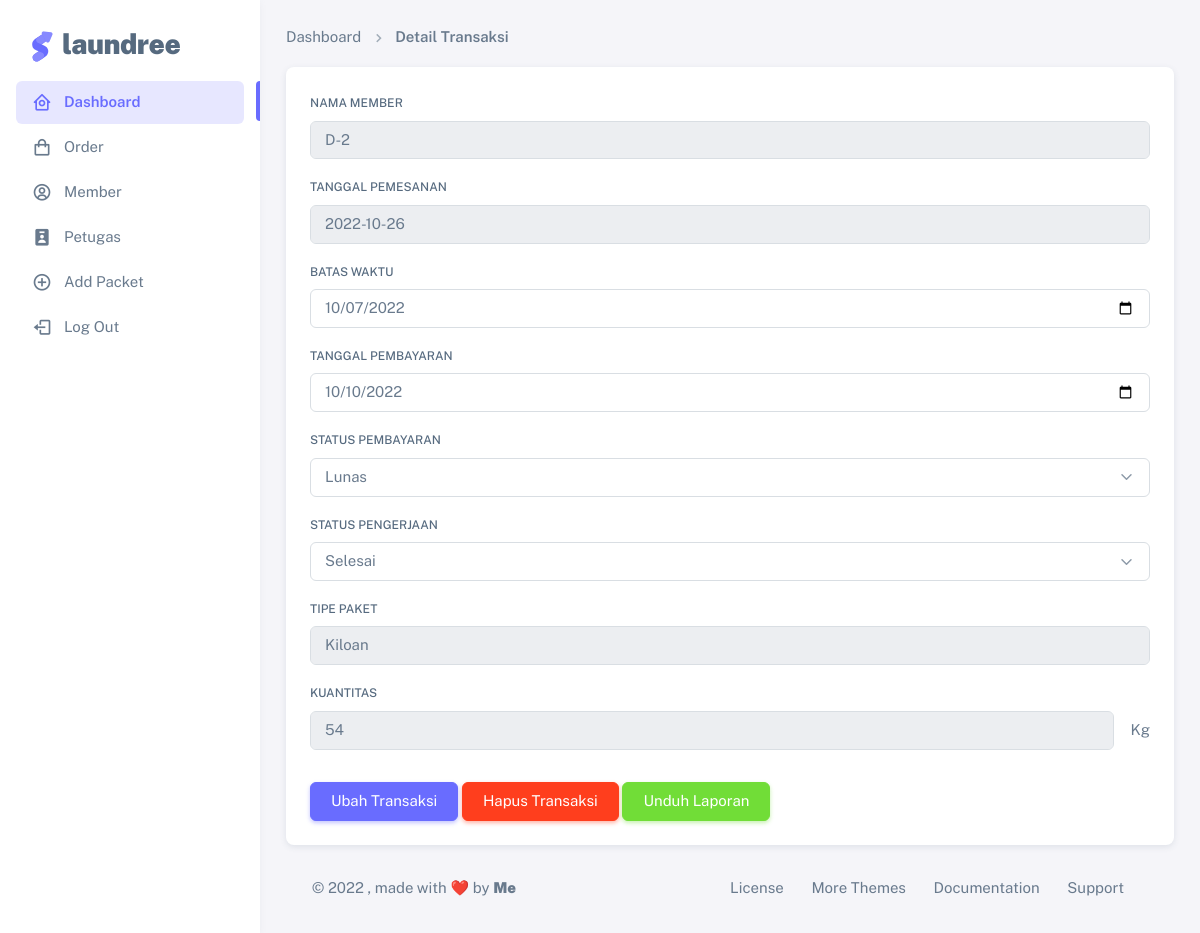
Page /detail-transaksi-kasir.php?id=8 on the committed database.
### tables this page shows
CREATE TABLE `member` (
  `id` int(11) NOT NULL,
  `nama_member` varchar(100) NOT NULL,
  `gender` enum('Laki-Laki','Perempuan') NOT NULL,
  `username` varchar(100) NOT NULL,
  `password` varchar(50) NOT NULL
);

CREATE TABLE `transaksi` (
  `id` int(11) NOT NULL,
  `id_member` int(11) NOT NULL,
  `tanggal` date NOT NULL,
  `batas_waktu` date NOT NULL,
  `tanggal_pembayaran` date NOT NULL,
  `status` enum('baru','proses','selesai','diambil') NOT NULL,
  `status_pembayaran` enum('lunas','belum_lunas') NOT NULL,
  `id_petugas` int(11) NOT NULL
);

CREATE TABLE `detail_transaksi` (
  `id` int(11) NOT NULL,
  `id_transaksi` int(11) NOT NULL,
  `id_paket` int(11) NOT NULL,
  `qty` int(11) NOT NULL
);

CREATE TABLE `paket` (
  `id` int(11) NOT NULL,
  `nama_paket` enum('Kiloan','Dry Cleaning','Sepatu','Tas') NOT NULL,
  `harga` int(20) NOT NULL
);

### html/detail-transaksi-kasir.php (the view, shortened to what this page needs)
<!DOCTYPE html>
<html
  lang="en"
  class="light-style layout-menu-fixed"
  dir="ltr"
  data-theme="theme-default"
  data-assets-path="../assets/"
  data-template="vertical-menu-template-free"
>
  <head>
    <link rel="stylesheet" href="../assets/vendor/fonts/boxicons.css" />
    <link rel="stylesheet" href="../assets/vendor/css/core.css" class="template-customizer-core-css" />
    <link rel="stylesheet" href="../assets/vendor/css/theme-default.css" class="template-customizer-theme-css" />
    <link rel="stylesheet" href="../assets/css/demo.css" />
    <link rel="stylesheet" href="../assets/vendor/libs/perfect-scrollbar/perfect-scrollbar.css" />
    <link rel="stylesheet" href="../assets/vendor/libs/apex-charts/apex-charts.css" />
  </head>
  <body>
    <div class="layout-wrapper layout-content-navbar">
      <div class="layout-container">
        <aside id="layout-menu" class="layout-menu menu-vertical menu bg-menu-theme">
          <div class="app-brand demo">
            <a href="index.php" class="app-brand-link">
              <span class="app-brand-logo demo">
              </span>
              <span class="app-brand-text demo menu-text fw-bolder ms-2">Laundree</span>
            </a>
          </div>
          <ul class="menu-inner py-1">
            <li class="menu-item active">
              <a href="index.php" class="menu-link">
                <i class="menu-icon tf-icons bx bx-home-circle"></i>
                <div data-i18n="Analytics">Dashboard</div>
              </a>
            </li>
            <li class="menu-item">
              <a href="order.php" class="menu-link">
                <i class="menu-icon tf-icons bx bx-shopping-bag"></i>
                <div data-i18n="Layouts">Order</div>
              </a>
            </li>
            <li class="menu-item">
              <a href="list-member.php" class="menu-link">
                <i class="menu-icon tf-icons bx bx-user-circle"></i>
                <div data-i18n="Analytics">Member</div>
              </a>
            </li>
            <li class="menu-item">
              <a href="list-petugas.php" class="menu-link">
                <i class="menu-icon tf-icons bx bxs-user-badge"></i>
                <div data-i18n="Authentications">Petugas</div>
              </a>
            </li>
            <li class="menu-item">
              <a href="tambah-paket.php" class="menu-link">
                <i class="menu-icon tf-icons bx bx-plus-circle"></i>
                <div data-i18n="Authentications">Add Packet</div>
              </a>
            </li>
            <li class="menu-item">
              <a href="../php/logout.php" class="menu-link">
                <i class="menu-icon tf-icons bx bx-log-out"></i>
                <div data-i18n="Authentications">Log Out</div>
              </a>
            </li>
          </ul>
        </aside>
        <div class="layout-page">
          <div class="content-wrapper">
            <div class="container-xxl flex-grow-1 container-p-y">
            <nav aria-label="breadcrumb">
                    <ol class="breadcrumb breadcrumb-style1">
                      <li class="breadcrumb-item">
                        <a href="index-kasir.php">Dashboard</a>
                      </li>
                      <li class="breadcrumb-item active">
                        <a href="detail-transaksi-kasir.php">Detail Transaksi</a>
                      </li>
                    </ol>
                  </nav>
              <div class="row">
              <div class="col-md-12">
                <?php
                include_once("../php/connection.php");
                $qry_get = mysqli_query($conn, "select * from transaksi where id = '" . $_GET['id'] . "'");
                $dt_get = mysqli_fetch_array($qry_get);
                ?>
                <form action="../php/proses-ubah-transaksi-kasir.php" method="post">
                  <div class="card mb-4">
                    <div class="card-body">
                      <div class="mb-3">
                        <label class="form-label">Nama Member</label>
                        <input
                          readonly
                          style="cursor: not-allowed;"
                          type="text"
                          class="form-control "
                          name="member"
                          value="<?php
                                    $qry_member = mysqli_query($conn, "select * from member where id = '" . $dt_get['id_member'] . "'");
                                    $dt_member = mysqli_fetch_array($qry_member);
                                    echo $dt_member['username'];
                                    ?>"
                        />
                      </div>
                      <div class="mb-3">
                        <label class="form-label">Tanggal Pemesanan</label>
                        <input
                          readonly
                          style="cursor: not-allowed;"
                          type="text"
                          class="form-control "
                          name="tanggal"
                          value="<?= $dt_get['tanggal'] ?>"
                        />
                      </div>
                      <div class="mb-3">
                        <label class="form-label">Batas Waktu</label>
                        <input
                          type="date"
                          class="form-control "
                          name="batas_waktu"
                          value="<?= $dt_get['batas_waktu'] ?>"
                        />
                      </div>
                      <div class="mb-3">
                        <label class="form-label">Tanggal Pembayaran</label>
                        <input
                          type="date"
                          class="form-control "
                          name="tanggal_pembayaran"
                          value="<?= $dt_get['tanggal_pembayaran'] ?>"
                        />
                      </div>
                      <div class="mb-3">
                        <label class="form-label">Status Pembayaran</label>
                        <?php
                        $arr_pembayaran = array('lunas' => 'Lunas', 'belum_lunas' => 'Belum Lunas');
                        ?>
                        <select name="status_pembayaran" class="form-select">
                            <?php
                            foreach ($arr_pembayaran as $key_pembayaran => $val_pembayaran) :
                                if ($key_pembayaran == $dt_get['status_pembayaran']) {
                                    $select = "selected";
                                } else {
                                    $select = "";
                                }
                            ?>
                            <option value="<?= $key_pembayaran ?>" <?= $select ?>><?= $val_pembayaran ?></option>
                            <?php endforeach ?>
                            </select>
                      </div>
                      <div class="mb-3">
                        <label class="form-label">Status Pengerjaan</label>
                        <?php
                        $arr_status = array('baru' => 'Baru', 'proses' => 'Proses', 'selesai' => 'Selesai', 'diambil' => 'Diambil');
                        ?>
                        <select name="status" class="form-select">
                            <?php
                            foreach ($arr_status as $key_status => $val_status) :
                                if ($key_status == $dt_get['status']) {
                                    $select = "selected";
                                } else {
                                    $select = "";
                                }
                            ?>
                            <option value="<?= $key_status ?>" <?= $select ?>><?= $val_status ?></option>
                            <?php endforeach ?>
                            </select>
                      </div>
                      <?php
                        $qry_packg = mysqli_query($conn, "select * from detail_transaksi where id_transaksi='$dt_get[id]'");
                        while ($dt_packg = mysqli_fetch_array($qry_packg)) {
                            echo "<div class='mb-3'>
                                <label class='form-label'>Tipe Paket</label>";
                            $qry_pack = mysqli_query($conn, "select * from paket");
                            while ($data_pack = mysqli_fetch_array($qry_pack)) {
                                if ($data_pack['id'] == $dt_packg['id_paket']) {
                                    echo "<input type='text' readonly class='form-control' style='cursor: not-allowed;' value='$data_pack[nama_paket]' />";
                                }
                            }
                            echo "</div>
                              <div class='mb-3'>
                                <label for='qty' class='form-label'>Kuantitas</label>
                                <div class='d-flex align-items-center'>
                                  <input type='text' readonly name='qty' class='form-control me-3' style='cursor: not-allowed;' value='$dt_packg[qty]' />
                                  <span>Kg</span>
                                </div>
                              </div>";
                        }
                        ?>
                        <input type="submit" name="simpan" value="Ubah Transaksi" class="btn btn-primary mt-3">
                        <a href="../php/hapus-transaksi.php?id=<?= $_GET['id'] ?>" class="btn btn-danger mt-3" onclick="return confirm ('Apakah anda yakin menghapus data ini ?')">
                            Hapus Transaksi
                        </a>
                        <input type="button" name="simpan" value="Unduh Laporan" class="btn btn-success mt-3" onclick="const printBtn = document.getElementById('print'); window.print();" id="print">
                  </form>
                </div>
          </div>
        </div>
            <footer class="content-footer footer bg-footer-theme">
              <div class="container-xxl d-flex flex-wrap justify-content-between py-2 flex-md-row flex-column">
                <div class="mb-2 mb-md-0">
                  ©
                  , made with ❤️ by
                  <a href="https://github.com/rasyid15" target="_blank" class="footer-link fw-bolder">Me</a>
                </div>
                <div>
                  <a href="https://themeselection.com/license/" class="footer-link me-4" target="_blank">License</a>
                  <a href="https://themeselection.com/" target="_blank" class="footer-link me-4">More Themes</a>
                  <a
                    href="https://themeselection.com/demo/sneat-bootstrap-html-admin-template/documentation/"
                    target="_blank"
                    class="footer-link me-4"
                    >Documentation</a
                  >
                  <a
                    href="https://github.com/themeselection/sneat-html-admin-template-free/issues"
                    target="_blank"
                    class="footer-link me-4"
                    >Support</a
                  >
                </div>
              </div>
            </footer>
          </div>
        </div>
      </div>
    </div>
  </body>
</html>

### css/demo.css (style rules this page uses)
.menu .app-brand.demo { height: 64px; margin-top: 12px; }
.app-brand-logo.demo svg { width: 22px; height: 38px; }
.app-brand-text.demo { font-size: 1.75rem; letter-spacing: -0.5px; text-transform: lowercase; }

### rows in the picture
member: member "D-2"
transaksi: tanggal "2022-10-26", batas_waktu "10/07/2022", tanggal_pembayaran "10/10/2022"
detail_transaksi: qty "54"
paket: nama_paket "Kiloan"

### other values in the picture
form field status_pembayaran "Lunas"
form field status "Selesai"
